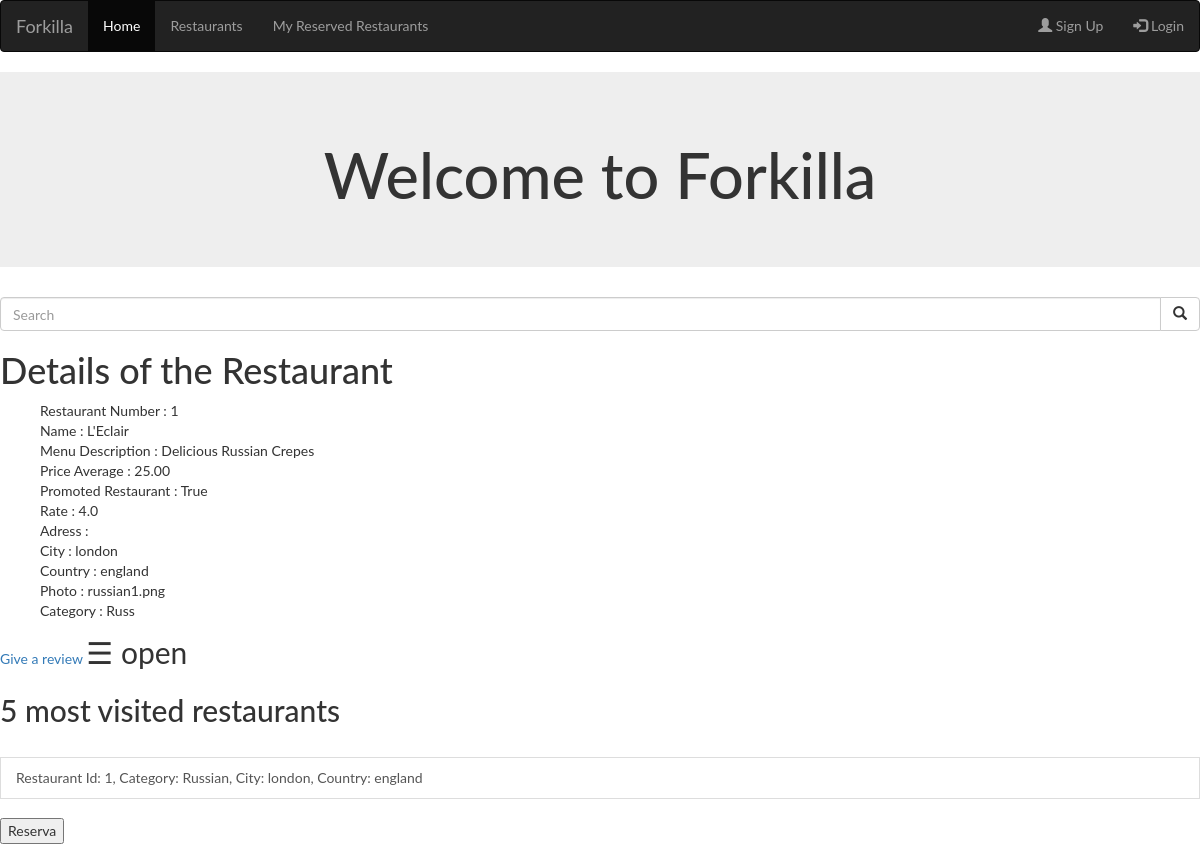
The page /restaurant/1 on the database its author committed.
### forkilla/models.py (models this page shows, shortened)
class Restaurant(models.Model):
        CATEGORIES = (
        ("Rice", "Rice"),
        ("Fusi", "Fusion"),
        ("BBQ", "Barbecue"),
        ("Chin", "Chinese"),
        ("Medi", "Mediterranean"),
        ("Crep", "Creperie"),
        ("Hind", "Hindu"),
        ("Japa", "Japanese"),
        ("Ital", "Italian"),
        ("Mexi", "Mexican"),
        ("Peru", "Peruvian"),
        ("Russ", "Russian"),
        ("Turk", "Turkish"),
        ("Basq", "Basque"),
        ("Vegy", "Vegetarian"),
        ("Afri", "African"),
        ("Egyp", "Egyptian"),
        ("Grek", "Greek"))
        _d_categories = dict(CATEGORIES);
        restaurant_number = models.CharField(max_length=8)
        name = models.CharField(max_length=50)
        menu_description = models.CharField(max_length=80)
        price_average = models.DecimalField(max_digits=5, decimal_places=2)
        is_promot = models.BooleanField()
        rate = models.DecimalField(max_digits=3, decimal_places=1)
        address = models.CharField(max_length=50)
        city = models.CharField(max_length=50)
        country = models.CharField(max_length=50)
        featured_photo = models.ImageField()
        category = models.CharField(max_length=5, choices=CATEGORIES)
        capacity = models.PositiveIntegerField()
        def get_human_category(self):
            return self._d_categories[self.category]
        def __str__(self):
            return ('[**Promoted**]' if self.is_promot else '') + "[" + self.category + "] " \
             "[" + self.restaurant_number + "] " + self.name + " - " + self.menu_description + " (" + str(
              self.rate) + ")" \
             ": " + str(self.price_average) + u" €"

### forkilla/views.py (the view)
# urls.py: url(r'^restaurant/(?P<restaurant_number>.*)',views.details, name='details'),
def details(request,restaurant_number=""):
    viewed_restaurants = _check_session(request)
    restaurant = Restaurant.objects.get(restaurant_number=restaurant_number)
    print(restaurant,"reeee")
    viewed_restaurants.restaurant.add(restaurant)
    restaurant1 = Review.objects.filter(number = restaurant.restaurant_number)
    for i in restaurant1:
        print(i.message , ".....................")
    context = {
        'details': restaurant,
        'viewed_restaurants': viewed_restaurants,
        'msg':restaurant1
    }
    return render(request, 'forkilla/details.html', context)

### forkilla/views.py (called while the page is built)
def _check_session(request):
    if "viewedrestaurants" not in request.session:
        viewedrestaurants = ViewedRestaurants()
        viewedrestaurants.save()
        request.session["viewedrestaurants"] = viewedrestaurants.id_vr
    else:
        viewedrestaurants = ViewedRestaurants.objects.get(id_vr=request.session["viewedrestaurants"])
    return viewedrestaurants

### templates/forkilla/details.html (shortened to what this page needs)
{% extends "forkilla/base.html" %}
{% block content %}
    <h1>Details of the Restaurant</h1>
    {% if details %}
    <ul>
        Restaurant Number : {{ details.restaurant_number }}
        <br>
        Name : {{ details.name }}
        <br>
        Menu Description : {{ details.menu_description }}
        <br>
        Price Average : {{ details.price_average }}
        <br>
        Promoted Restaurant : {{ details.is_promot }}
        <br>
        Rate : {{ details.rate }}
        <br>
        Adress : {{ details.adress }}
        <br>
        City : {{ details.city }}
        <br>
        Country : {{ details.country }}
        <br>
        Photo : {{ details.featured_photo }}
        <br>
        Category : {{ details.category }}
    </ul>
    {% else %}
        <p>No restaurants are available.</p>
    {% endif %}
    <a data-role="button" href="{% url 'review' details.restaurant_number %}">Give a review </a>
    <span style="font-size:30px;cursor:pointer" onclick="openNav()">&#9776; open</span>
{% endblock %}

### templates/forkilla/base.html (shortened to what this page needs)
<!DOCTYPE html>
<html lang="en">
<head>
    <link rel="stylesheet" href="https://maxcdn.bootstrapcdn.com/bootstrap/3.3.7/css/bootstrap.min.css">
</head>
<body>
        <nav class="navbar navbar-inverse">
          <div class="container-fluid">
            <div class="navbar-header">
              <a class="navbar-brand" href="http://laforkilla.com/">Forkilla</a>
            </div>
            <ul class="nav navbar-nav">
              <li class="active"><a href="{% url 'index' %}">Home</a></li>
              <li><a href="{% url 'restaurants' %}">Restaurants</a></li>
              <li><a href="{% url 'reservationlist' %}">My Reserved Restaurants</a></li>
            </ul>
            {% if user.is_authenticated %}
                <ul class="nav navbar-nav navbar-right">
                  <li><a href="{% url 'logout' %}"><span class="glyphicon glyphicon-user"></span> Log Out</a></li>
                </ul>
            {% else %}
                <ul class="nav navbar-nav navbar-right">
                  <li><a href="{% url 'home' %}"><span class="glyphicon glyphicon-user"></span> Sign Up</a></li>
                  <li><a href="{% url 'login' %}"><span class="glyphicon glyphicon-log-in"></span> Login</a></li>
                </ul>
            {% endif %}
          </div>
        </nav>
        <div class="jumbotron text-center">
          <h1>Welcome to Forkilla </h1>
        </div>
        <form action="{% url 'restaurants'%}" method="GET">
          <div class="input-group">
            <input type="text" class="form-control" name="rest" placeholder="Search">
            <div class="input-group-btn">
              <button class="btn btn-default" type="submit">
                <i class="glyphicon glyphicon-search"></i>
              </button>
            </div>
          </div>
        </form>
        {% block content %}{% endblock %}
        {% if viewed_restaurants %}
            <h2> 5 most visited restaurants </h2>
            <div class="list-group">
            <form action="{% url 'reservation'%}" method="get">
            {% for restaurant in viewed_restaurants.restaurant.all|slice:":5:-1" %}
                <br>
                <a href="{% url 'details' restaurant.restaurant_number%}" class="list-group-item">Restaurant Id: {{ restaurant.restaurant_number }}, Category: {{ restaurant.get_human_category }}, City: {{ restaurant.city }}, Country: {{ restaurant.country }}</a><br>
                <button type="submit" name="reservation" value={{restaurant.restaurant_number}}> Reserva</button>
                <br>
            {% endfor %}
             </form>
            </div>
        {% endif %}
</body>
</html>

### templates/forkilla/details.html (style rules this page uses)
body { font-family: "Lato", sans-serif; }

### rows shown on the page
Restaurant: restaurant_number "1", name "L'Eclair", menu_description "Delicious Russian Crepes", price_average "25.00", is_promot "True", rate "4.0", city "london", country "england", featured_photo "russian1.png", category "Russ", get_human_category "Russian"
